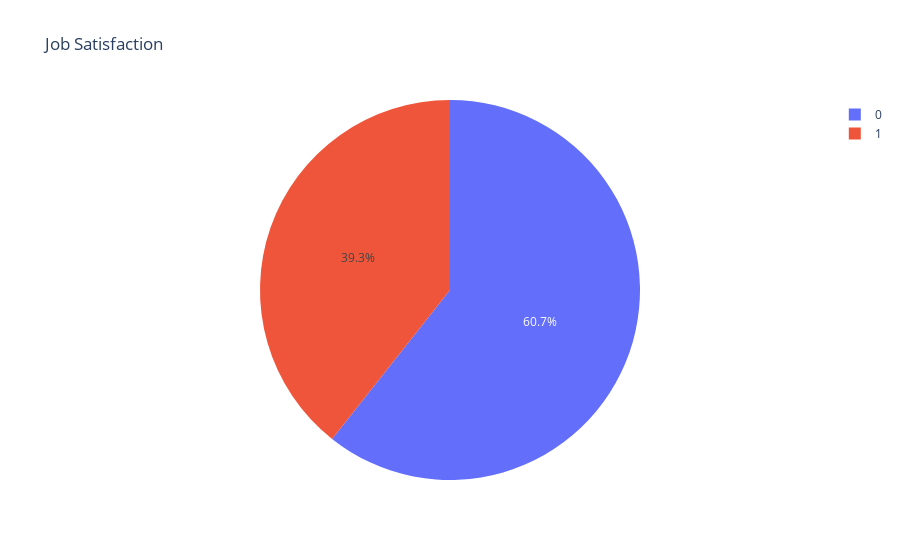

The code cell stored with this chart in its notebook:
### Markdown cell above
### Job Satisfaction by Gender:

### Code cell
fig = px.pie(df_joined, values='JobSatisfaction', names='Gender_Female', title='Job Satisfaction')
fig.show()

### Figure 1 — Plotly figure (JSON) as saved in the notebook; plotly's stock layout.template omitted (floating-point values rounded to 4 significant figures; data arrays with more than 128 entries replaced by an {"elided": "..."} marker saying what was removed)
{"data": [{"domain": {"x": [0, 1], "y": [0, 1]}, "hoverlabel": {"namelength": 0}, "hovertemplate": "Gender_Female=%{label}<br>JobSatisfaction=%{value}", "labels": {"elided": "1470 int values"}, "legendgroup": "", "name": "", "showlegend": true, "type": "pie", "values": {"elided": "1470 int values"}}], "layout": {"legend": {"tracegroupgap": 0}, "title": {"text": "Job Satisfaction"}}}
